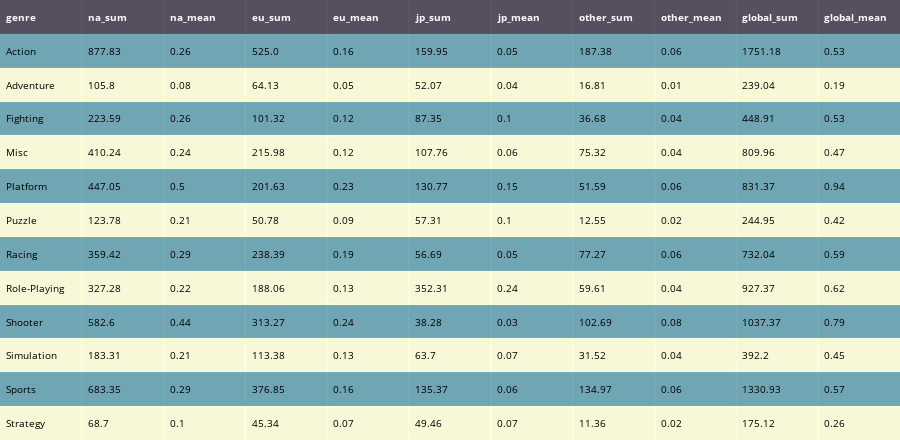

Notebook code for this chart:
### Code cell
#viewing the merged data
table = ff.create_table(genre_sales, colorscale = "deep_r")
for i in range(len(table.layout.annotations)):
  table.layout.annotations[i].font.size = 10
table

### Figure 1 — Plotly figure (JSON) as saved in the notebook; plotly's stock layout.template omitted (floating-point values rounded to 4 significant figures; data arrays with more than 128 entries replaced by an {"elided": "..."} marker saying what was removed)
{"data": [{"colorscale": [[0, "rgb(39, 26, 44)"], [0.09091, "rgb(54, 43, 77)"], [0.1818, "rgb(64, 60, 115)"], [0.2727, "rgb(62, 82, 143)"], [0.3636, "rgb(62, 108, 150)"], [0.4545, "rgb(68, 130, 155)"], [0.5455, "rgb(76, 153, 160)"], [0.6364, "rgb(86, 177, 163)"], [0.7273, "rgb(111, 201, 163)"], [0.8182, "rgb(156, 219, 165)"], [0.9091, "rgb(206, 236, 179)"], [1, "rgb(253, 253, 204)"]], "hoverinfo": "none", "opacity": 0.75, "showscale": false, "type": "heatmap", "z": {"elided": "13x11 float values"}}], "layout": {"annotations": [{"align": "left", "font": {"color": "#ffffff", "size": 10}, "showarrow": false, "text": "<b>genre</b>", "x": -0.45, "xanchor": "left", "xref": "x", "y": 0, "yref": "y"}, {"align": "left", "font": {"color": "#ffffff", "size": 10}, "showarrow": false, "text": "<b>na_sum</b>", "x": 0.55, "xanchor": "left", "xref": "x", "y": 0, "yref": "y"}, {"align": "left", "font": {"color": "#ffffff", "size": 10}, "showarrow": false, "text": "<b>na_mean</b>", "x": 1.55, "xanchor": "left", "xref": "x", "y": 0, "yref": "y"}, {"align": "left", "font": {"color": "#ffffff", "size": 10}, "showarrow": false, "text": "<b>eu_sum</b>", "x": 2.55, "xanchor": "left", "xref": "x", "y": 0, "yref": "y"}, {"align": "left", "font": {"color": "#ffffff", "size": 10}, "showarrow": false, "text": "<b>eu_mean</b>", "x": 3.55, "xanchor": "left", "xref": "x", "y": 0, "yref": "y"}, {"align": "left", "font": {"color": "#ffffff", "size": 10}, "showarrow": false, "text": "<b>jp_sum</b>", "x": 4.55, "xanchor": "left", "xref": "x", "y": 0, "yref": "y"}, {"align": "left", "font": {"color": "#ffffff", "size": 10}, "showarrow": false, "text": "<b>jp_mean</b>", "x": 5.55, "xanchor": "left", "xref": "x", "y": 0, "yref": "y"}, {"align": "left", "font": {"color": "#ffffff", "size": 10}, "showarrow": false, "text": "<b>other_sum</b>", "x": 6.55, "xanchor": "left", "xref": "x", "y": 0, "yref": "y"}, {"align": "left", "font": {"color": "#ffffff", "size": 10}, "showarrow": false, "text": "<b>other_mean</b>", "x": 7.55, "xanchor": "left", "xref": "x", "y": 0, "yref": "y"}, {"align": "left", "font": {"color": "#ffffff", "size": 10}, "showarrow": false, "text": "<b>global_sum</b>", "x": 8.55, "xanchor": "left", "xref": "x", "y": 0, "yref": "y"}, {"align": "left", "font": {"color": "#ffffff", "size": 10}, "showarrow": false, "text": "<b>global_mean</b>", "x": 9.55, "xanchor": "left", "xref": "x", "y": 0, "yref": "y"}, {"align": "left", "font": {"color": "#000000", "size": 10}, "showarrow": false, "text": "Action", "x": -0.45, "xanchor": "left", "xref": "x", "y": 1, "yref": "y"}, {"align": "left", "font": {"color": "#000000", "size": 10}, "showarrow": false, "text": "877.83", "x": 0.55, "xanchor": "left", "xref": "x", "y": 1, "yref": "y"}, {"align": "left", "font": {"color": "#000000", "size": 10}, "showarrow": false, "text": "0.26", "x": 1.55, "xanchor": "left", "xref": "x", "y": 1, "yref": "y"}, {"align": "left", "font": {"color": "#000000", "size": 10}, "showarrow": false, "text": "525.0", "x": 2.55, "xanchor": "left", "xref": "x", "y": 1, "yref": "y"}, {"align": "left", "font": {"color": "#000000", "size": 10}, "showarrow": false, "text": "0.16", "x": 3.55, "xanchor": "left", "xref": "x", "y": 1, "yref": "y"}, {"align": "left", "font": {"color": "#000000", "size": 10}, "showarrow": false, "text": "159.95", "x": 4.55, "xanchor": "left", "xref": "x", "y": 1, "yref": "y"}, {"align": "left", "font": {"color": "#000000", "size": 10}, "showarrow": false, "text": "0.05", "x": 5.55, "xanchor": "left", "xref": "x", "y": 1, "yref": "y"}, {"align": "left", "font": {"color": "#000000", "size": 10}, "showarrow": false, "text": "187.38", "x": 6.55, "xanchor": "left", "xref": "x", "y": 1, "yref": "y"}, {"align": "left", "font": {"color": "#000000", "size": 10}, "showarrow": false, "text": "0.06", "x": 7.55, "xanchor": "left", "xref": "x", "y": 1, "yref": "y"}, {"align": "left", "font": {"color": "#000000", "size": 10}, "showarrow": false, "text": "1751.18", "x": 8.55, "xanchor": "left", "xref": "x", "y": 1, "yref": "y"}, {"align": "left", "font": {"color": "#000000", "size": 10}, "showarrow": false, "text": "0.53", "x": 9.55, "xanchor": "left", "xref": "x", "y": 1, "yref": "y"}, {"align": "left", "font": {"color": "#000000", "size": 10}, "showarrow": false, "text": "Adventure", "x": -0.45, "xanchor": "left", "xref": "x", "y": 2, "yref": "y"}, {"align": "left", "font": {"color": "#000000", "size": 10}, "showarrow": false, "text": "105.8", "x": 0.55, "xanchor": "left", "xref": "x", "y": 2, "yref": "y"}, {"align": "left", "font": {"color": "#000000", "size": 10}, "showarrow": false, "text": "0.08", "x": 1.55, "xanchor": "left", "xref": "x", "y": 2, "yref": "y"}, {"align": "left", "font": {"color": "#000000", "size": 10}, "showarrow": false, "text": "64.13", "x": 2.55, "xanchor": "left", "xref": "x", "y": 2, "yref": "y"}, {"align": "left", "font": {"color": "#000000", "size": 10}, "showarrow": false, "text": "0.05", "x": 3.55, "xanchor": "left", "xref": "x", "y": 2, "yref": "y"}, {"align": "left", "font": {"color": "#000000", "size": 10}, "showarrow": false, "text": "52.07", "x": 4.55, "xanchor": "left", "xref": "x", "y": 2, "yref": "y"}, {"align": "left", "font": {"color": "#000000", "size": 10}, "showarrow": false, "text": "0.04", "x": 5.55, "xanchor": "left", "xref": "x", "y": 2, "yref": "y"}, {"align": "left", "font": {"color": "#000000", "size": 10}, "showarrow": false, "text": "16.81", "x": 6.55, "xanchor": "left", "xref": "x", "y": 2, "yref": "y"}, {"align": "left", "font": {"color": "#000000", "size": 10}, "showarrow": false, "text": "0.01", "x": 7.55, "xanchor": "left", "xref": "x", "y": 2, "yref": "y"}, {"align": "left", "font": {"color": "#000000", "size": 10}, "showarrow": false, "text": "239.04", "x": 8.55, "xanchor": "left", "xref": "x", "y": 2, "yref": "y"}, {"align": "left", "font": {"color": "#000000", "size": 10}, "showarrow": false, "text": "0.19", "x": 9.55, "xanchor": "left", "xref": "x", "y": 2, "yref": "y"}, {"align": "left", "font": {"color": "#000000", "size": 10}, "showarrow": false, "text": "Fighting", "x": -0.45, "xanchor": "left", "xref": "x", "y": 3, "yref": "y"}, {"align": "left", "font": {"color": "#000000", "size": 10}, "showarrow": false, "text": "223.59", "x": 0.55, "xanchor": "left", "xref": "x", "y": 3, "yref": "y"}, {"align": "left", "font": {"color": "#000000", "size": 10}, "showarrow": false, "text": "0.26", "x": 1.55, "xanchor": "left", "xref": "x", "y": 3, "yref": "y"}, {"align": "left", "font": {"color": "#000000", "size": 10}, "showarrow": false, "text": "101.32", "x": 2.55, "xanchor": "left", "xref": "x", "y": 3, "yref": "y"}, {"align": "left", "font": {"color": "#000000", "size": 10}, "showarrow": false, "text": "0.12", "x": 3.55, "xanchor": "left", "xref": "x", "y": 3, "yref": "y"}, {"align": "left", "font": {"color": "#000000", "size": 10}, "showarrow": false, "text": "87.35", "x": 4.55, "xanchor": "left", "xref": "x", "y": 3, "yref": "y"}, {"align": "left", "font": {"color": "#000000", "size": 10}, "showarrow": false, "text": "0.1", "x": 5.55, "xanchor": "left", "xref": "x", "y": 3, "yref": "y"}, {"align": "left", "font": {"color": "#000000", "size": 10}, "showarrow": false, "text": "36.68", "x": 6.55, "xanchor": "left", "xref": "x", "y": 3, "yref": "y"}, {"align": "left", "font": {"color": "#000000", "size": 10}, "showarrow": false, "text": "0.04", "x": 7.55, "xanchor": "left", "xref": "x", "y": 3, "yref": "y"}, {"align": "left", "font": {"color": "#000000", "size": 10}, "showarrow": false, "text": "448.91", "x": 8.55, "xanchor": "left", "xref": "x", "y": 3, "yref": "y"}, {"align": "left", "font": {"color": "#000000", "size": 10}, "showarrow": false, "text": "0.53", "x": 9.55, "xanchor": "left", "xref": "x", "y": 3, "yref": "y"}, {"align": "left", "font": {"color": "#000000", "size": 10}, "showarrow": false, "text": "Misc", "x": -0.45, "xanchor": "left", "xref": "x", "y": 4, "yref": "y"}, {"align": "left", "font": {"color": "#000000", "size": 10}, "showarrow": false, "text": "410.24", "x": 0.55, "xanchor": "left", "xref": "x", "y": 4, "yref": "y"}, {"align": "left", "font": {"color": "#000000", "size": 10}, "showarrow": false, "text": "0.24", "x": 1.55, "xanchor": "left", "xref": "x", "y": 4, "yref": "y"}, {"align": "left", "font": {"color": "#000000", "size": 10}, "showarrow": false, "text": "215.98", "x": 2.55, "xanchor": "left", "xref": "x", "y": 4, "yref": "y"}, {"align": "left", "font": {"color": "#000000", "size": 10}, "showarrow": false, "text": "0.12", "x": 3.55, "xanchor": "left", "xref": "x", "y": 4, "yref": "y"}, {"align": "left", "font": {"color": "#000000", "size": 10}, "showarrow": false, "text": "107.76", "x": 4.55, "xanchor": "left", "xref": "x", "y": 4, "yref": "y"}, {"align": "left", "font": {"color": "#000000", "size": 10}, "showarrow": false, "text": "0.06", "x": 5.55, "xanchor": "left", "xref": "x", "y": 4, "yref": "y"}, {"align": "left", "font": {"color": "#000000", "size": 10}, "showarrow": false, "text": "75.32", "x": 6.55, "xanchor": "left", "xref": "x", "y": 4, "yref": "y"}, {"align": "left", "font": {"color": "#000000", "size": 10}, "showarrow": false, "text": "0.04", "x": 7.55, "xanchor": "left", "xref": "x", "y": 4, "yref": "y"}, {"align": "left", "font": {"color": "#000000", "size": 10}, "showarrow": false, "text": "809.96", "x": 8.55, "xanchor": "left", "xref": "x", "y": 4, "yref": "y"}, {"align": "left", "font": {"color": "#000000", "size": 10}, "showarrow": false, "text": "0.47", "x": 9.55, "xanchor": "left", "xref": "x", "y": 4, "yref": "y"}, {"align": "left", "font": {"color": "#000000", "size": 10}, "showarrow": false, "text": "Platform", "x": -0.45, "xanchor": "left", "xref": "x", "y": 5, "yref": "y"}, {"align": "left", "font": {"color": "#000000", "size": 10}, "showarrow": false, "text": "447.05", "x": 0.55, "xanchor": "left", "xref": "x", "y": 5, "yref": "y"}, {"align": "left", "font": {"color": "#000000", "size": 10}, "showarrow": false, "text": "0.5", "x": 1.55, "xanchor": "left", "xref": "x", "y": 5, "yref": "y"}, {"align": "left", "font": {"color": "#000000", "size": 10}, "showarrow": false, "text": "201.63", "x": 2.55, "xanchor": "left", "xref": "x", "y": 5, "yref": "y"}, {"align": "left", "font": {"color": "#000000", "size": 10}, "showarrow": false, "text": "0.23", "x": 3.55, "xanchor": "left", "xref": "x", "y": 5, "yref": "y"}, {"align": "left", "font": {"color": "#000000", "size": 10}, "showarrow": false, "text": "130.77", "x": 4.55, "xanchor": "left", "xref": "x", "y": 5, "yref": "y"}, {"align": "left", "font": {"color": "#000000", "size": 10}, "showarrow": false, "text": "0.15", "x": 5.55, "xanchor": "left", "xref": "x", "y": 5, "yref": "y"}, {"align": "left", "font": {"color": "#000000", "size": 10}, "showarrow": false, "text": "51.59", "x": 6.55, "xanchor": "left", "xref": "x", "y": 5, "yref": "y"}, {"align": "left", "font": {"color": "#000000", "size": 10}, "showarrow": false, "text": "0.06", "x": 7.55, "xanchor": "left", "xref": "x", "y": 5, "yref": "y"}, {"align": "left", "font": {"color": "#000000", "size": 10}, "showarrow": false, "text": "831.37", "x": 8.55, "xanchor": "left", "xref": "x", "y": 5, "yref": "y"}, {"align": "left", "font": {"color": "#000000", "size": 10}, "showarrow": false, "text": "0.94", "x": 9.55, "xanchor": "left", "xref": "x", "y": 5, "yref": "y"}, {"align": "left", "font": {"color": "#000000", "size": 10}, "showarrow": false, "text": "Puzzle", "x": -0.45, "xanchor": "left", "xref": "x", "y": 6, "yref": "y"}, {"align": "left", "font": {"color": "#000000", "size": 10}, "showarrow": false, "text": "123.78", "x": 0.55, "xanchor": "left", "xref": "x", "y": 6, "yref": "y"}, {"align": "left", "font": {"color": "#000000", "size": 10}, "showarrow": false, "text": "0.21", "x": 1.55, "xanchor": "left", "xref": "x", "y": 6, "yref": "y"}, {"align": "left", "font": {"color": "#000000", "size": 10}, "showarrow": false, "text": "50.78", "x": 2.55, "xanchor": "left", "xref": "x", "y": 6, "yref": "y"}, {"align": "left", "font": {"color": "#000000", "size": 10}, "showarrow": false, "text": "0.09", "x": 3.55, "xanchor": "left", "xref": "x", "y": 6, "yref": "y"}, {"align": "left", "font": {"color": "#000000", "size": 10}, "showarrow": false, "text": "57.31", "x": 4.55, "xanchor": "left", "xref": "x", "y": 6, "yref": "y"}, {"align": "left", "font": {"color": "#000000", "size": 10}, "showarrow": false, "text": "0.1", "x": 5.55, "xanchor": "left", "xref": "x", "y": 6, "yref": "y"}, {"align": "left", "font": {"color": "#000000", "size": 10}, "showarrow": false, "text": "12.55", "x": 6.55, "xanchor": "left", "xref": "x", "y": 6, "yref": "y"}, {"align": "left", "font": {"color": "#000000", "size": 10}, "showarrow": false, "text": "0.02", "x": 7.55, "xanchor": "left", "xref": "x", "y": 6, "yref": "y"}, {"align": "left", "font": {"color": "#000000", "size": 10}, "showarrow": false, "text": "244.95", "x": 8.55, "xanchor": "left", "xref": "x", "y": 6, "yref": "y"}, {"align": "left", "font": {"color": "#000000", "size": 10}, "showarrow": false, "text": "0.42", "x": 9.55, "xanchor": "left", "xref": "x", "y": 6, "yref": "y"}, {"align": "left", "font": {"color": "#000000", "size": 10}, "showarrow": false, "text": "Racing", "x": -0.45, "xanchor": "left", "xref": "x", "y": 7, "yref": "y"}, {"align": "left", "font": {"color": "#000000", "size": 10}, "showarrow": false, "text": "359.42", "x": 0.55, "xanchor": "left", "xref": "x", "y": 7, "yref": "y"}, {"align": "left", "font": {"color": "#000000", "size": 10}, "showarrow": false, "text": "0.29", "x": 1.55, "xanchor": "left", "xref": "x", "y": 7, "yref": "y"}, {"align": "left", "font": {"color": "#000000", "size": 10}, "showarrow": false, "text": "238.39", "x": 2.55, "xanchor": "left", "xref": "x", "y": 7, "yref": "y"}, {"align": "left", "font": {"color": "#000000", "size": 10}, "showarrow": false, "text": "0.19", "x": 3.55, "xanchor": "left", "xref": "x", "y": 7, "yref": "y"}, {"align": "left", "font": {"color": "#000000", "size": 10}, "showarrow": false, "text": "56.69", "x": 4.55, "xanchor": "left", "xref": "x", "y": 7, "yref": "y"}, {"align": "left", "font": {"color": "#000000", "size": 10}, "showarrow": false, "text": "0.05", "x": 5.55, "xanchor": "left", "xref": "x", "y": 7, "yref": "y"}, {"align": "left", "font": {"color": "#000000", "size": 10}, "showarrow": false, "text": "77.27", "x": 6.55, "xanchor": "left", "xref": "x", "y": 7, "yref": "y"}, {"align": "left", "font": {"color": "#000000", "size": 10}, "showarrow": false, "text": "0.06", "x": 7.55, "xanchor": "left", "xref": "x", "y": 7, "yref": "y"}, {"align": "left", "font": {"color": "#000000", "size": 10}, "showarrow": false, "text": "732.04", "x": 8.55, "xanchor": "left", "xref": "x", "y": 7, "yref": "y"}, {"align": "left", "font": {"color": "#000000", "size": 10}, "showarrow": false, "text": "0.59", "x": 9.55, "xanchor": "left", "xref": "x", "y": 7, "yref": "y"}, {"align": "left", "font": {"color": "#000000", "size": 10}, "showarrow": false, "text": "Role-Playing", "x": -0.45, "xanchor": "left", "xref": "x", "y": 8, "yref": "y"}, {"align": "left", "font": {"color": "#000000", "size": 10}, "showarrow": false, "text": "327.28", "x": 0.55, "xanchor": "left", "xref": "x", "y": 8, "yref": "y"}, {"align": "left", "font": {"color": "#000000", "size": 10}, "showarrow": false, "text": "0.22", "x": 1.55, "xanchor": "left", "xref": "x", "y": 8, "yref": "y"}, {"align": "left", "font": {"color": "#000000", "size": 10}, "showarrow": false, "text": "188.06", "x": 2.55, "xanchor": "left", "xref": "x", "y": 8, "yref": "y"}, {"align": "left", "font": {"color": "#000000", "size": 10}, "showarrow": false, "text": "0.13", "x": 3.55, "xanchor": "left", "xref": "x", "y": 8, "yref": "y"}, {"align": "left", "font": {"color": "#000000", "size": 10}, "showarrow": false, "text": "352.31", "x": 4.55, "xanchor": "left", "xref": "x", "y": 8, "yref": "y"}, {"align": "left", "font": {"color": "#000000", "size": 10}, "showarrow": false, "text": "0.24", "x": 5.55, "xanchor": "left", "xref": "x", "y": 8, "yref": "y"}, {"align": "left", "font": {"color": "#000000", "size": 10}, "showarrow": false, "text": "59.61", "x": 6.55, "xanchor": "left", "xref": "x", "y": 8, "yref": "y"}, {"align": "left", "font": {"color": "#000000", "size": 10}, "showarrow": false, "text": "0.04", "x": 7.55, "xanchor": "left", "xref": "x", "y": 8, "yref": "y"}, {"align": "left", "font": {"color": "#000000", "size": 10}, "showarrow": false, "text": "927.37", "x": 8.55, "xanchor": "left", "xref": "x", "y": 8, "yref": "y"}, {"align": "left", "font": {"color": "#000000", "size": 10}, "showarrow": false, "text": "0.62", "x": 9.55, "xanchor": "left", "xref": "x", "y": 8, "yref": "y"}, {"align": "left", "font": {"color": "#000000", "size": 10}, "showarrow": false, "text": "Shooter", "x": -0.45, "xanchor": "left", "xref": "x", "y": 9, "yref": "y"}, {"align": "left", "font": {"color": "#000000", "size": 10}, "showarrow": false, "text": "582.6", "x": 0.55, "xanchor": "left", "xref": "x", "y": 9, "yref": "y"}, {"align": "left", "font": {"color": "#000000", "size": 10}, "showarrow": false, "text": "0.44", "x": 1.55, "xanchor": "left", "xref": "x", "y": 9, "yref": "y"}, {"align": "left", "font": {"color": "#000000", "size": 10}, "showarrow": false, "text": "313.27", "x": 2.55, "xanchor": "left", "xref": "x", "y": 9, "yref": "y"}, {"align": "left", "font": {"color": "#000000", "size": 10}, "showarrow": false, "text": "0.24", "x": 3.55, "xanchor": "left", "xref": "x", "y": 9, "yref": "y"}, {"align": "left", "font": {"color": "#000000", "size": 10}, "showarrow": false, "text": "38.28", "x": 4.55, "xanchor": "left", "xref": "x", "y": 9, "yref": "y"}, {"align": "left", "font": {"color": "#000000", "size": 10}, "showarrow": false, "text": "0.03", "x": 5.55, "xanchor": "left", "xref": "x", "y": 9, "yref": "y"}, {"align": "left", "font": {"color": "#000000", "size": 10}, "showarrow": false, "text": "102.69", "x": 6.55, "xanchor": "left", "xref": "x", "y": 9, "yref": "y"}, {"align": "left", "font": {"color": "#000000", "size": 10}, "showarrow": false, "text": "0.08", "x": 7.55, "xanchor": "left", "xref": "x", "y": 9, "yref": "y"}, {"align": "left", "font": {"color": "#000000", "size": 10}, "showarrow": false, "text": "1037.37", "x": 8.55, "xanchor": "left", "xref": "x", "y": 9, "yref": "y"}, {"align": "left", "font": {"color": "#000000", "size": 10}, "showarrow": false, "text": "0.79", "x": 9.55, "xanchor": "left", "xref": "x", "y": 9, "yref": "y"}, {"align": "left", "font": {"color": "#000000", "size": 10}, "showarrow": false, "text": "Simulation", "x": -0.45, "xanchor": "left", "xref": "x", "y": 10, "yref": "y"}, {"align": "left", "font": {"color": "#000000", "size": 10}, "showarrow": false, "text": "183.31", "x": 0.55, "xanchor": "left", "xref": "x", "y": 10, "yref": "y"}, {"align": "left", "font": {"color": "#000000", "size": 10}, "showarrow": false, "text": "0.21", "x": 1.55, "xanchor": "left", "xref": "x", "y": 10, "yref": "y"}, {"align": "left", "font": {"color": "#000000", "size": 10}, "showarrow": false, "text": "113.38", "x": 2.55, "xanchor": "left", "xref": "x", "y": 10, "yref": "y"}, {"align": "left", "font": {"color": "#000000", "size": 10}, "showarrow": false, "text": "0.13", "x": 3.55, "xanchor": "left", "xref": "x", "y": 10, "yref": "y"}, {"align": "left", "font": {"color": "#000000", "size": 10}, "showarrow": false, "text": "63.7", "x": 4.55, "xanchor": "left", "xref": "x", "y": 10, "yref": "y"}, {"align": "left", "font": {"color": "#000000", "size": 10}, "showarrow": false, "text": "0.07", "x": 5.55, "xanchor": "left", "xref": "x", "y": 10, "yref": "y"}, {"align": "left", "font": {"color": "#000000", "size": 10}, "showarrow": false, "text": "31.52", "x": 6.55, "xanchor": "left", "xref": "x", "y": 10, "yref": "y"}, {"align": "left", "font": {"color": "#000000", "size": 10}, "showarrow": false, "text": "0.04", "x": 7.55, "xanchor": "left", "xref": "x", "y": 10, "yref": "y"}, {"align": "left", "font": {"color": "#000000", "size": 10}, "showarrow": false, "text": "392.2", "x": 8.55, "xanchor": "left", "xref": "x", "y": 10, "yref": "y"}, {"align": "left", "font": {"color": "#000000", "size": 10}, "showarrow": false, "text": "0.45", "x": 9.55, "xanchor": "left", "xref": "x", "y": 10, "yref": "y"}, {"align": "left", "font": {"color": "#000000", "size": 10}, "showarrow": false, "text": "Sports", "x": -0.45, "xanchor": "left", "xref": "x", "y": 11, "yref": "y"}, {"align": "left", "font": {"color": "#000000", "size": 10}, "showarrow": false, "text": "683.35", "x": 0.55, "xanchor": "left", "xref": "x", "y": 11, "yref": "y"}, {"align": "left", "font": {"color": "#000000", "size": 10}, "showarrow": false, "text": "0.29", "x": 1.55, "xanchor": "left", "xref": "x", "y": 11, "yref": "y"}, {"align": "left", "font": {"color": "#000000", "size": 10}, "showarrow": false, "text": "376.85", "x": 2.55, "xanchor": "left", "xref": "x", "y": 11, "yref": "y"}, {"align": "left", "font": {"color": "#000000", "size": 10}, "showarrow": false, "text": "0.16", "x": 3.55, "xanchor": "left", "xref": "x", "y": 11, "yref": "y"}, {"align": "left", "font": {"color": "#000000", "size": 10}, "showarrow": false, "text": "135.37", "x": 4.55, "xanchor": "left", "xref": "x", "y": 11, "yref": "y"}, {"align": "left", "font": {"color": "#000000", "size": 10}, "showarrow": false, "text": "0.06", "x": 5.55, "xanchor": "left", "xref": "x", "y": 11, "yref": "y"}, {"align": "left", "font": {"color": "#000000", "size": 10}, "showarrow": false, "text": "134.97", "x": 6.55, "xanchor": "left", "xref": "x", "y": 11, "yref": "y"}, {"align": "left", "font": {"color": "#000000", "size": 10}, "showarrow": false, "text": "0.06", "x": 7.55, "xanchor": "left", "xref": "x", "y": 11, "yref": "y"}, {"align": "left", "font": {"color": "#000000", "size": 10}, "showarrow": false, "text": "1330.93", "x": 8.55, "xanchor": "left", "xref": "x", "y": 11, "yref": "y"}, {"align": "left", "font": {"color": "#000000", "size": 10}, "showarrow": false, "text": "0.57", "x": 9.55, "xanchor": "left", "xref": "x", "y": 11, "yref": "y"}, {"align": "left", "font": {"color": "#000000", "size": 10}, "showarrow": false, "text": "Strategy", "x": -0.45, "xanchor": "left", "xref": "x", "y": 12, "yref": "y"}, {"align": "left", "font": {"color": "#000000", "size": 10}, "showarrow": false, "text": "68.7", "x": 0.55, "xanchor": "left", "xref": "x", "y": 12, "yref": "y"}, {"align": "left", "font": {"color": "#000000", "size": 10}, "showarrow": false, "text": "0.1", "x": 1.55, "xanchor": "left", "xref": "x", "y": 12, "yref": "y"}, {"align": "left", "font": {"color": "#000000", "size": 10}, "showarrow": false, "text": "45.34", "x": 2.55, "xanchor": "left", "xref": "x", "y": 12, "yref": "y"}, {"align": "left", "font": {"color": "#000000", "size": 10}, "showarrow": false, "text": "0.07", "x": 3.55, "xanchor": "left", "xref": "x", "y": 12, "yref": "y"}, {"align": "left", "font": {"color": "#000000", "size": 10}, "showarrow": false, "text": "49.46", "x": 4.55, "xanchor": "left", "xref": "x", "y": 12, "yref": "y"}, {"align": "left", "font": {"color": "#000000", "size": 10}, "showarrow": false, "text": "0.07", "x": 5.55, "xanchor": "left", "xref": "x", "y": 12, "yref": "y"}, {"align": "left", "font": {"color": "#000000", "size": 10}, "showarrow": false, "text": "11.36", "x": 6.55, "xanchor": "left", "xref": "x", "y": 12, "yref": "y"}, {"align": "left", "font": {"color": "#000000", "size": 10}, "showarrow": false, "text": "0.02", "x": 7.55, "xanchor": "left", "xref": "x", "y": 12, "yref": "y"}, {"align": "left", "font": {"color": "#000000", "size": 10}, "showarrow": false, "text": "175.12", "x": 8.55, "xanchor": "left", "xref": "x", "y": 12, "yref": "y"}, {"align": "left", "font": {"color": "#000000", "size": 10}, "showarrow": false, "text": "0.26", "x": 9.55, "xanchor": "left", "xref": "x", "y": 12, "yref": "y"}], "height": 440, "margin": {"b": 0, "l": 0, "r": 0, "t": 0}, "xaxis": {"dtick": 1, "gridwidth": 2, "showticklabels": false, "tick0": -0.5, "ticks": "", "zeroline": false}, "yaxis": {"autorange": "reversed", "dtick": 1, "gridwidth": 2, "showticklabels": false, "tick0": 0.5, "ticks": "", "zeroline": false}}}
